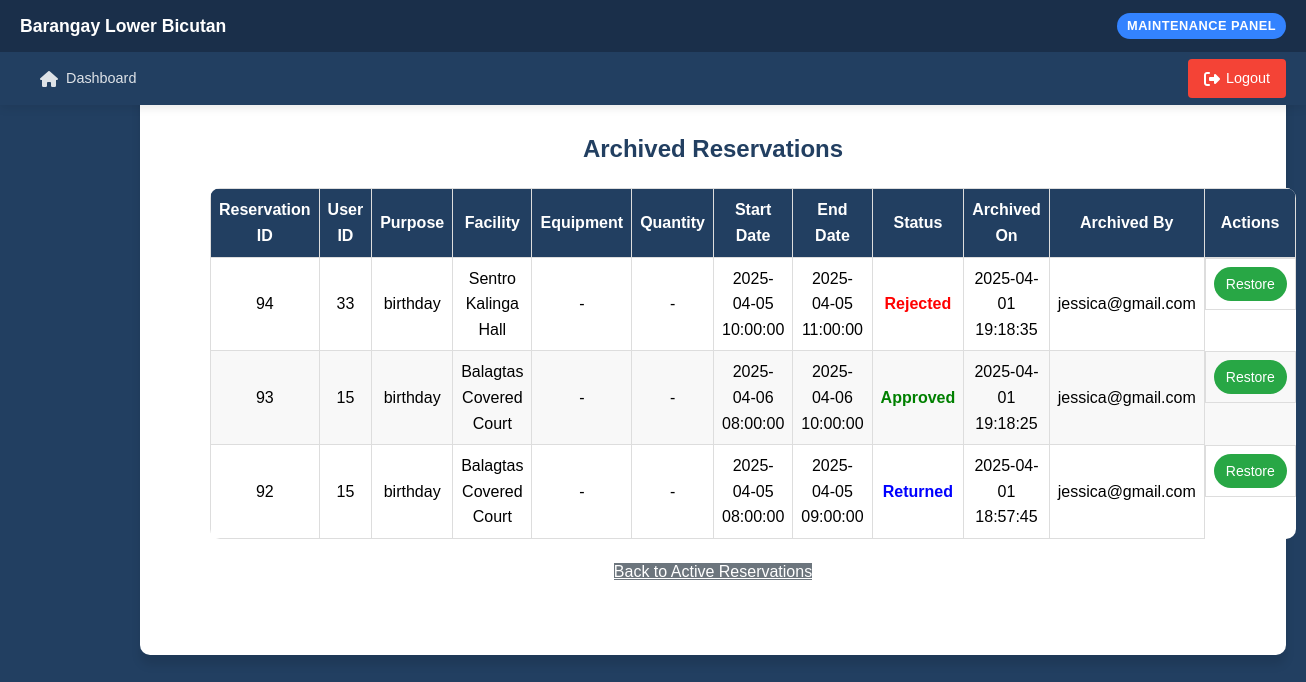
The app's page /admin/archived_reservations.php (signed in) with its own data.
### tables this page shows
CREATE TABLE `reservations` (
  `reservation_id` int(11) NOT NULL,
  `user_id` int(11) DEFAULT NULL,
  `resident_id` int(11) DEFAULT NULL,
  `purpose` varchar(255) DEFAULT NULL,
  `facility_id` int(11) DEFAULT NULL,
  `equipment_id` int(11) DEFAULT NULL,
  `quantity_requested` int(11) DEFAULT NULL,
  `reservation_date` datetime DEFAULT NULL,
  `end_date` datetime DEFAULT NULL,
  `status` varchar(50) DEFAULT NULL,
  `created_at` datetime DEFAULT NULL,
  `updated_at` datetime DEFAULT NULL,
  `deleted_at` timestamp NULL DEFAULT NULL,
  `deleted_by` int(11) DEFAULT NULL
);

CREATE TABLE `facilities` (
  `facility_id` int(11) NOT NULL,
  `facility_name` varchar(100) NOT NULL,
  `description` text DEFAULT NULL,
  `status` enum('available','reserved') DEFAULT 'available',
  `deleted_at` timestamp NULL DEFAULT NULL,
  `deleted_by` int(11) DEFAULT NULL
);

CREATE TABLE `users` (
  `user_id` int(11) NOT NULL,
  `password_hash` varchar(255) NOT NULL,
  `email` varchar(100) NOT NULL,
  `role` enum('admin','resident','secretary','maintenance','lupon','offices') DEFAULT 'resident',
  `created_at` timestamp NOT NULL DEFAULT current_timestamp(),
  `address` varchar(255) NOT NULL
);

### admin/archived_reservations.php (the view, shortened to what this page needs)
<?php
include '../includes/config.php';
include_once '../includes/facilitiesHeader.php';
$sql = "
    SELECT r.*,
           f.facility_name,
           e.equipment_name,
           u.email AS deleted_by_user
    FROM reservations r
    LEFT JOIN facilities f ON r.facility_id = f.facility_id
    LEFT JOIN equipment e ON r.equipment_id = e.equipment_id
    LEFT JOIN users u ON r.deleted_by = u.user_id
    WHERE r.deleted_at IS NOT NULL
    ORDER BY r.deleted_at DESC";
$stmt = $conn->prepare($sql);
$stmt->execute();
$archived_reservations = $stmt->get_result();
?>
<!DOCTYPE html>
<html lang="en">
<head>
    <link rel="stylesheet" href="<?php echo $base_url; ?>includes/style/style.css">
</head>
<body>
<div class="admin-container">
    <h2>Archived Reservations</h2>
    <table>
        <thead>
            <tr>
                <th>Reservation ID</th>
                <th>User ID</th>
                <th>Purpose</th>
                <th>Facility</th>
                <th>Equipment</th>
                <th>Quantity</th>
                <th>Start Date</th>
                <th>End Date</th>
                <th>Status</th>
                <th>Archived On</th>
                <th>Archived By</th>
                <th>Actions</th>
            </tr>
        </thead>
        <tbody>
            <?php while ($row = $archived_reservations->fetch_assoc()) { ?>
                <tr>
                    <td><?php echo htmlspecialchars($row['reservation_id']); ?></td>
                    <td><?php echo htmlspecialchars($row['user_id']); ?></td>
                    <td><?php echo htmlspecialchars($row['purpose']); ?></td>
                    <td><?php echo htmlspecialchars($row['facility_name'] ?: '-'); ?></td>
                    <td><?php echo htmlspecialchars($row['equipment_name'] ?: '-'); ?></td>
                    <td><?php echo htmlspecialchars($row['quantity_requested'] ?: '-'); ?></td>
                    <td><?php echo htmlspecialchars($row['reservation_date']); ?></td>
                    <td><?php echo htmlspecialchars($row['end_date']); ?></td>
                    <td class="status-<?php echo strtolower(htmlspecialchars($row['status'])); ?>">
                        <?php echo htmlspecialchars($row['status']); ?>
                    </td>
                    <td><?php echo htmlspecialchars($row['deleted_at']); ?></td>
                    <td><?php echo htmlspecialchars($row['deleted_by_user'] ?: 'System'); ?></td>
                    <td class="action-buttons">
                        <form method="POST" onsubmit="return confirm('Are you sure you want to restore this reservation?');">
                            <button type="submit" name="restore" class="restore-btn">Restore</button>
                        </form>
                    </td>
                </tr>
            <?php } ?>
        </tbody>
    </table>
    <div style="text-align: center; margin-top: 20px;">
        <a href="../item/staff_facilities.php" class="back-btn">Back to Active Reservations</a>
    </div>
</div>
</body>
</html>

### includes/style/style.css (style rules this page uses)
body { margin: 0; padding: 0; font-family: Arial, sans-serif; background: #ffffff; margin-left: 120px; padding: 20px; color: #fff; }

### includes/facilitiesHeader.php (style rules this page uses)
* { margin: 0; padding: 0; box-sizing: border-box; }
body { font-family: 'Poppins', sans-serif; color: #333; background-color: #f8f9fa; line-height: 1.6; padding-top: 120px; }

### admin/archived_reservations.php (style rules this page uses)
body { background-color: #223F61; color: black; }
.admin-container { width: 100%; max-width: 1200px; margin: 0 auto; padding: 70px; background: #ffffff; box-shadow: 0 10px 10px rgba(0, 0, 0, 0.1); border-radius: 10px; display: flex; flex-direction: column; justify-content: space-between; }
h2 { text-align: center; font-size: 24px; color: #223F61; margin-bottom: 20px; }
table { width: 100%; border-collapse: collapse; background: #fff; border-radius: 10px; overflow: hidden; }
th, td { padding: 8px; text-align: center; border: 1px solid #ddd; }
th { background-color: #223F61; color: white; }
tr:nth-child(even) { background-color: #f8f8f8; }
.status-approved { color: green; font-weight: bold; }
.status-rejected { color: red; font-weight: bold; }
.status-returned { color: blue; font-weight: bold; }
.action-buttons { display: flex; justify-content: center; gap: 10px; }
button { padding: 9px 12px; font-size: 14px; cursor: pointer; border: none; border-radius: 600px; }
.restore-btn { background-color: #28a745; color: white; }
.back-btn { background-color: #6c757d; color: white; }

### records on screen
reservations: reservation_id "94", user "33", purpose "birthday", facility.facility_name "Sentro Kalinga Hall", equipment_name "-", quantity_requested "-", reservation_date "2025-04-05 10:00:00", end_date "2025-04-05 11:00:00", status "Rejected", deleted_at "2025-04-01 19:18:35", users.email "jessica@gmail.com"
reservations: reservation_id "93", user "15", purpose "birthday", facility.facility_name "Balagtas Covered Court", equipment_name "-", quantity_requested "-", reservation_date "2025-04-06 08:00:00", end_date "2025-04-06 10:00:00", status "Approved", deleted_at "2025-04-01 19:18:25", users.email "jessica@gmail.com"
reservations: reservation_id "92", user "15", purpose "birthday", facility.facility_name "Balagtas Covered Court", equipment_name "-", quantity_requested "-", reservation_date "2025-04-05 08:00:00", end_date "2025-04-05 09:00:00", status "Returned", deleted_at "2025-04-01 18:57:45", users.email "jessica@gmail.com"
